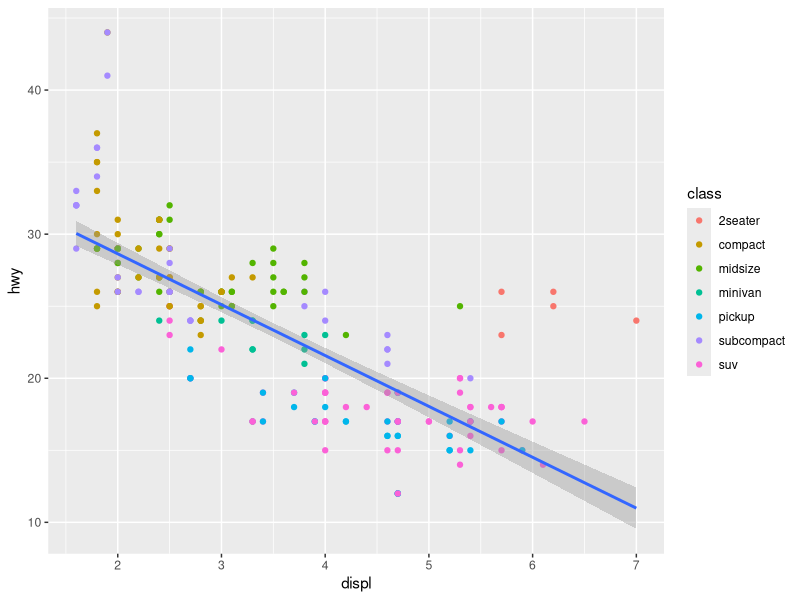
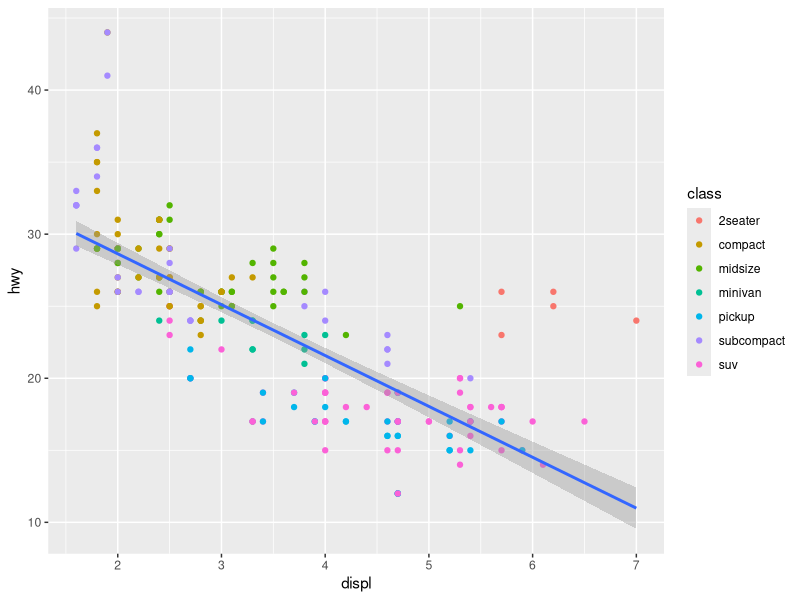

The R script that drew these images, in order:
# run this line to load the tidyverse family of packages, including ggplot2
library(tidyverse)

# this will temporarily assign the mpg dataset 
# to the mpg object in our current session
mpg <- ggplot2::mpg

# you can display the first few rows of this data set
head(mpg)

# this will give you more of a spreadsheet view of the data
View(mpg)

# this will make your first plot of the data
mpg_plot <- ggplot(data = mpg, mapping = aes(x = displ, y = hwy)) +
  geom_point(mapping = aes(colour = class)) +
  geom_smooth(method = "lm", formula = "y ~ x")

# to display the plot, run this line
mpg_plot

# save the plot into an image file (.png)
ggsave("my-first-plot.png", plot = mpg_plot, height = 4, width = 6)


